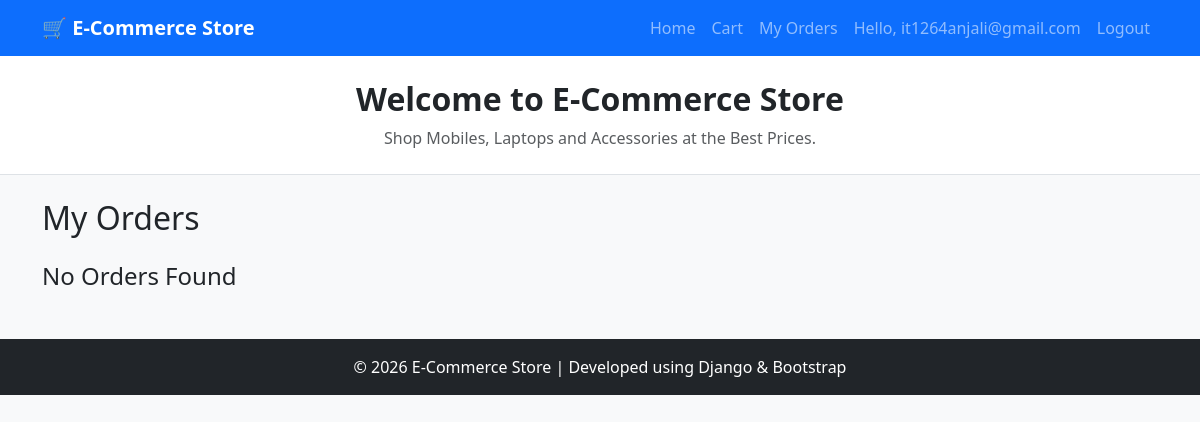
The page /orders/ (signed in) on the database as committed earlier.
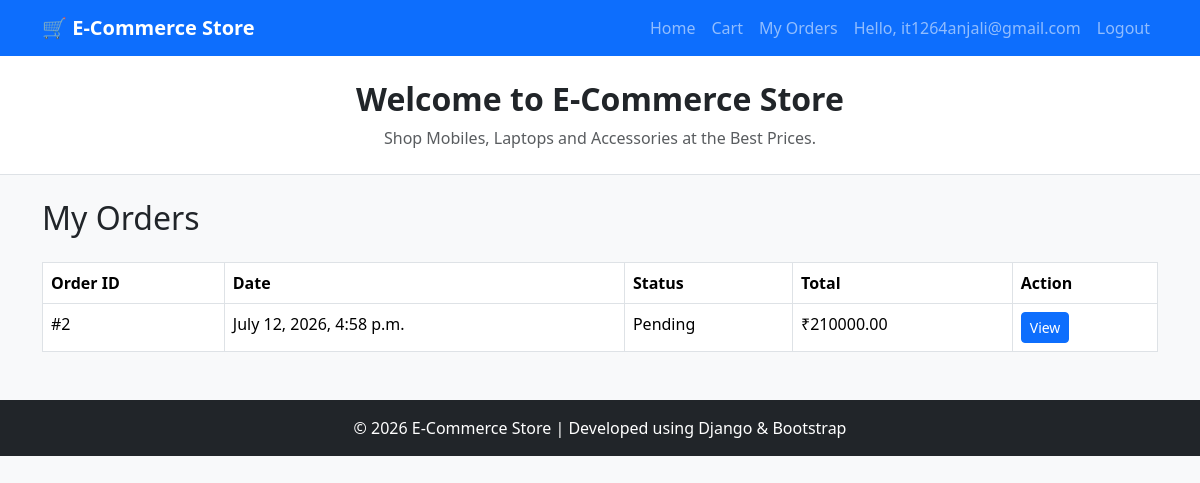
The same page on the database as committed later.
### orders/models.py (models this page shows, shortened)
class Order(models.Model):
    STATUS_CHOICES = [
        ('Pending', 'Pending'),
        ('Processing', 'Processing'),
        ('Shipped', 'Shipped'),
        ('Delivered', 'Delivered'),
    ]
    user = models.ForeignKey(
        User,
        on_delete=models.CASCADE
    )
    created_at = models.DateTimeField(auto_now_add=True)
    status = models.CharField(
        max_length=20,
        choices=STATUS_CHOICES,
        default='Pending'
    )
    total_amount = models.DecimalField(
        max_digits=10,
        decimal_places=2,
        default=0
    )

### orders/views.py (the view)
@login_required
def order_history(request):
    orders = Order.objects.filter(
        user=request.user
    ).order_by('-created_at')
    return render(
        request,
        'orders/order_history.html',
        {
            'orders': orders
        }
    )

### orders/templates/orders/order_history.html
{% extends 'base.html' %}
{% block content %}
<h2 class="mb-4">My Orders</h2>
{% if orders %}
<table class="table table-bordered">
    <thead>
        <tr>
            <th>Order ID</th>
            <th>Date</th>
            <th>Status</th>
            <th>Total</th>
            <th>Action</th>
        </tr>
    </thead>
    <tbody>
        {% for order in orders %}
        <tr>
            <td>#{{ order.id }}</td>
            <td>{{ order.created_at }}</td>
            <td>{{ order.status }}</td>
            <td>₹{{ order.total_amount }}</td>
            <td>
                <a
                    href="{% url 'order_detail' order.id %}"
                    class="btn btn-primary btn-sm"
                >
                    View
                </a>
            </td>
        </tr>
        {% endfor %}
    </tbody>
</table>
{% else %}
<h4>No Orders Found</h4>
{% endif %}
{% endblock %}

Rows that differ between the two databases and show on the page:
added Order: id "2", created_at "July 12, 2026, 4:58 p.m.", status "Pending", total_amount "210000.00"
Other text that changed with them:
text no longer shown: "No Orders Found"
text now shown: "Order ID Date Status Total Action"
